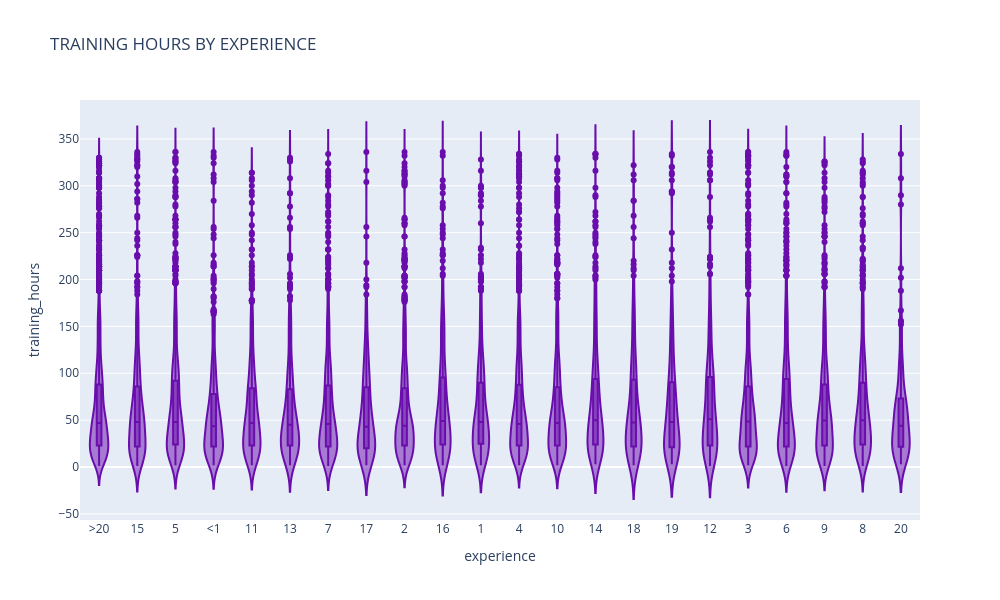

Notebook cell for this chart:
### Markdown cell above
## 4.VIOLIN PLOT (EXPERIENCE VS TRAINING HOURS)¶

### Code cell
fig = px.violin(df,x='experience',y='training_hours',
                title="TRAINING HOURS BY EXPERIENCE",
                box=True,
                points='outliers',
                color_discrete_sequence=['#6A0DAD'])

fig.update_layout(width=1000, height=600)

fig.show()

### Figure 1 — Plotly figure (JSON) as saved in the notebook; plotly's stock layout.template omitted (floating-point values rounded to 4 significant figures; data arrays with more than 128 entries replaced by an {"elided": "..."} marker saying what was removed)
{"data": [{"alignmentgroup": "True", "box": {"visible": true}, "hovertemplate": "experience=%{x}<br>training_hours=%{y}<extra></extra>", "legendgroup": "", "marker": {"color": "#6A0DAD"}, "name": "", "offsetgroup": "", "orientation": "v", "points": "outliers", "scalegroup": "True", "showlegend": false, "type": "violin", "x": {"elided": "19158 str values"}, "x0": " ", "xaxis": "x", "y": {"elided": "19158 int values"}, "y0": " ", "yaxis": "y"}], "layout": {"height": 600, "legend": {"tracegroupgap": 0}, "title": {"text": "TRAINING HOURS BY EXPERIENCE"}, "violinmode": "group", "width": 1000, "xaxis": {"anchor": "y", "domain": [0, 1], "title": {"text": "experience"}}, "yaxis": {"anchor": "x", "domain": [0, 1], "title": {"text": "training_hours"}}}}
